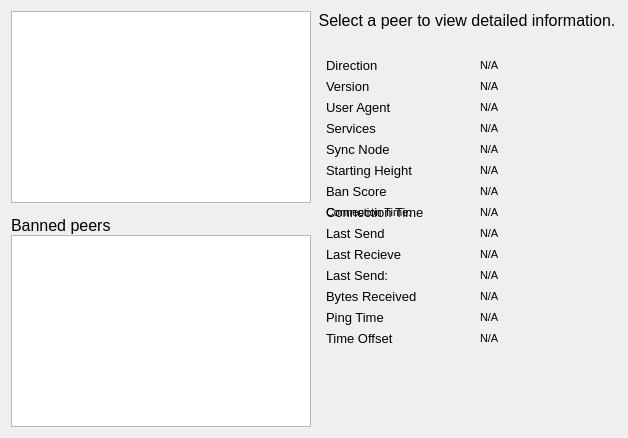
     <widget class="QWidget" name="tab_peers">
      <attribute name="title">
       <string>&amp;Peers</string>
      </attribute>
      <layout class="QGridLayout" name="gridLayout_2">
       <item row="0" column="0" rowspan="2">
        <layout class="QVBoxLayout" name="verticalLayout_101">
         <property name="spacing">
          <number>0</number>
         </property>
         <item>
          <widget class="QTableView" name="peerWidget">
           <property name="font">
            <font>
             <pointsize>10</pointsize>
            </font>
           </property>
           <property name="horizontalScrollBarPolicy">
            <enum>Qt::ScrollBarAsNeeded</enum>
           </property>
           <property name="sortingEnabled">
            <bool>true</bool>
           </property>
           <attribute name="horizontalHeaderHighlightSections">
            <bool>false</bool>
           </attribute>
          </widget>
         </item>
         <item>
          <widget class="QLabel" name="banHeading">
           <property name="sizePolicy">
            <sizepolicy hsizetype="Preferred" vsizetype="Minimum">
             <horstretch>0</horstretch>
             <verstretch>0</verstretch>
            </sizepolicy>
           </property>
           <property name="minimumSize">
            <size>
             <width>300</width>
             <height>32</height>
            </size>
           </property>
           <property name="maximumSize">
            <size>
             <width>16777215</width>
             <height>32</height>
            </size>
           </property>
           <property name="font">
            <font>
             <pointsize>12</pointsize>
            </font>
           </property>
           <property name="cursor">
            <cursorShape>IBeamCursor</cursorShape>
           </property>
           <property name="text">
            <string>Banned peers</string>
           </property>
           <property name="alignment">
            <set>Qt::AlignBottom|Qt::AlignLeading|Qt::AlignLeft</set>
           </property>
           <property name="wordWrap">
            <bool>true</bool>
           </property>
           <property name="textInteractionFlags">
            <set>Qt::NoTextInteraction</set>
           </property>
          </widget>
         </item>
         <item>
          <widget class="QTableView" name="banlistWidget">
           <property name="sizePolicy">
            <sizepolicy hsizetype="Expanding" vsizetype="Expanding">
             <horstretch>0</horstretch>
             <verstretch>0</verstretch>
            </sizepolicy>
           </property>
           <property name="font">
            <font>
             <pointsize>10</pointsize>
            </font>
           </property>
           <property name="horizontalScrollBarPolicy">
            <enum>Qt::ScrollBarAsNeeded</enum>
           </property>
           <property name="sortingEnabled">
            <bool>true</bool>
           </property>
           <attribute name="horizontalHeaderHighlightSections">
            <bool>false</bool>
           </attribute>
          </widget>
         </item>
        </layout>
       </item>
       <item row="0" column="1">
        <widget class="QLabel" name="peerHeading">
         <property name="sizePolicy">
          <sizepolicy hsizetype="Preferred" vsizetype="Minimum">
           <horstretch>0</horstretch>
           <verstretch>0</verstretch>
          </sizepolicy>
         </property>
         <property name="minimumSize">
          <size>
           <width>300</width>
           <height>32</height>
          </size>
         </property>
         <property name="font">
          <font>
           <pointsize>12</pointsize>
          </font>
         </property>
         <property name="cursor">
          <cursorShape>IBeamCursor</cursorShape>
         </property>
         <property name="text">
          <string>Select a peer to view detailed information.</string>
         </property>
         <property name="alignment">
          <set>Qt::AlignHCenter|Qt::AlignTop</set>
         </property>
         <property name="wordWrap">
          <bool>true</bool>
         </property>
         <property name="textInteractionFlags">
          <set>Qt::LinksAccessibleByMouse|Qt::TextSelectableByKeyboard|Qt::TextSelectableByMouse</set>
         </property>
        </widget>
       </item>
       <item row="1" column="1">
        <widget class="QWidget" name="detailWidget" native="true">
         <property name="minimumSize">
          <size>
           <width>300</width>
           <height>0</height>
          </size>
         </property>
         <property name="font">
          <font>
           <pointsize>8</pointsize>
          </font>
         </property>
         <layout class="QGridLayout" name="gridLayout_3">
          <item row="0" column="0">
           <widget class="QLabel" name="label_23">
            <property name="font">
             <font>
              <pointsize>10</pointsize>
             </font>
            </property>
            <property name="text">
             <string>Direction</string>
            </property>
           </widget>
          </item>
          <item row="0" column="2">
           <widget class="QLabel" name="peerDirection">
            <property name="cursor">
             <cursorShape>IBeamCursor</cursorShape>
            </property>
            <property name="text">
             <string>N/A</string>
            </property>
            <property name="textFormat">
             <enum>Qt::PlainText</enum>
            </property>
            <property name="textInteractionFlags">
             <set>Qt::LinksAccessibleByMouse|Qt::TextSelectableByKeyboard|Qt::TextSelectableByMouse</set>
            </property>
           </widget>
          </item>
          <item row="1" column="0">
           <widget class="QLabel" name="label_21">
            <property name="font">
             <font>
              <pointsize>10</pointsize>
             </font>
            </property>
            <property name="text">
             <string>Version</string>
            </property>
           </widget>
          </item>
          <item row="2" column="0">
           <widget class="QLabel" name="label_28">
            <property name="font">
             <font>
              <pointsize>10</pointsize>
             </font>
            </property>
            <property name="cursor">
             <cursorShape>IBeamCursor</cursorShape>
            </property>
            <property name="text">
             <string>User Agent</string>
            </property>
            <property name="textFormat">
             <enum>Qt::PlainText</enum>
            </property>
            <property name="textInteractionFlags">
             <set>Qt::LinksAccessibleByMouse|Qt::TextSelectableByKeyboard|Qt::TextSelectableByMouse</set>
            </property>
           </widget>
          </item>
          <item row="2" column="2">
           <widget class="QLabel" name="peerSubversion">
            <property name="cursor">
             <cursorShape>IBeamCursor</cursorShape>
            </property>
            <property name="text">
             <string>N/A</string>
            </property>
            <property name="textFormat">
             <enum>Qt::PlainText</enum>
            </property>
            <property name="textInteractionFlags">
             <set>Qt::LinksAccessibleByMouse|Qt::TextSelectableByKeyboard|Qt::TextSelectableByMouse</set>
            </property>
           </widget>
          </item>
          <item row="3" column="0">
           <widget class="QLabel" name="label_4">
            <property name="font">
             <font>
              <pointsize>10</pointsize>
             </font>
            </property>
            <property name="text">
             <string>Services</string>
            </property>
           </widget>
          </item>
          <item row="3" column="2">
           <widget class="QLabel" name="peerServices">
            <property name="cursor">
             <cursorShape>IBeamCursor</cursorShape>
            </property>
            <property name="text">
             <string>N/A</string>
            </property>
            <property name="textFormat">
             <enum>Qt::PlainText</enum>
            </property>
            <property name="textInteractionFlags">
             <set>Qt::LinksAccessibleByMouse|Qt::TextSelectableByKeyboard|Qt::TextSelectableByMouse</set>
            </property>
           </widget>
          </item>
          <item row="8" column="0">
           <widget class="QLabel" name="label_22">
            <property name="text">
             <string>Connection Time:</string>
            </property>
           </widget>
          </item>
          <item row="4" column="0">
           <widget class="QLabel" name="label_25">
            <property name="font">
             <font>
              <pointsize>10</pointsize>
             </font>
            </property>
            <property name="text">
             <string>Sync Node</string>
            </property>
           </widget>
          </item>
          <item row="4" column="2">
           <widget class="QLabel" name="peerSyncNode">
            <property name="cursor">
             <cursorShape>IBeamCursor</cursorShape>
            </property>
            <property name="text">
             <string>N/A</string>
            </property>
            <property name="textFormat">
             <enum>Qt::PlainText</enum>
            </property>
            <property name="textInteractionFlags">
             <set>Qt::LinksAccessibleByMouse|Qt::TextSelectableByKeyboard|Qt::TextSelectableByMouse</set>
            </property>
           </widget>
          </item>
          <item row="5" column="0">
           <widget class="QLabel" name="label_29">
            <property name="font">
             <font>
              <pointsize>10</pointsize>
             </font>
            </property>
            <property name="text">
             <string>Starting Height</string>
            </property>
           </widget>
          </item>
          <item row="5" column="2">
           <widget class="QLabel" name="peerHeight">
            <property name="cursor">
             <cursorShape>IBeamCursor</cursorShape>
            </property>
            <property name="text">
             <string>N/A</string>
            </property>
            <property name="textFormat">
             <enum>Qt::PlainText</enum>
            </property>
            <property name="textInteractionFlags">
             <set>Qt::LinksAccessibleByMouse|Qt::TextSelectableByKeyboard|Qt::TextSelectableByMouse</set>
            </property>
           </widget>
          </item>
          <item row="7" column="0">
           <widget class="QLabel" name="label_24">
            <property name="font">
             <font>
              <pointsize>10</pointsize>
             </font>
            </property>
            <property name="text">
             <string>Ban Score</string>
            </property>
           </widget>
          </item>
          <item row="7" column="2">
           <widget class="QLabel" name="peerBanScore">
            <property name="cursor">
             <cursorShape>IBeamCursor</cursorShape>
            </property>
            <property name="text">
             <string>N/A</string>
            </property>
            <property name="textFormat">
             <enum>Qt::PlainText</enum>
            </property>
            <property name="textInteractionFlags">
             <set>Qt::LinksAccessibleByMouse|Qt::TextSelectableByKeyboard|Qt::TextSelectableByMouse</set>
            </property>
           </widget>
          </item>
          <item row="8" column="0">
           <widget class="QLabel" name="label_22">
            <property name="font">
             <font>
              <pointsize>10</pointsize>
             </font>
            </property>
            <property name="text">
             <string>Connection Time</string>
            </property>
           </widget>
          </item>
          <item row="8" column="2">
           <widget class="QLabel" name="peerConnTime">
            <property name="cursor">
             <cursorShape>IBeamCursor</cursorShape>
            </property>
            <property name="text">
             <string>N/A</string>
            </property>
            <property name="textFormat">
             <enum>Qt::PlainText</enum>
            </property>
            <property name="textInteractionFlags">
             <set>Qt::LinksAccessibleByMouse|Qt::TextSelectableByKeyboard|Qt::TextSelectableByMouse</set>
            </property>
           </widget>
          </item>
          <item row="9" column="0">
           <widget class="QLabel" name="label_15">
            <property name="font">
             <font>
              <pointsize>10</pointsize>
             </font>
            </property>
            <property name="text">
             <string>Last Send</string>
            </property>
           </widget>
          </item>
          <item row="9" column="2">
           <widget class="QLabel" name="peerLastSend">
            <property name="cursor">
             <cursorShape>IBeamCursor</cursorShape>
            </property>
            <property name="text">
             <string>N/A</string>
            </property>
            <property name="textFormat">
             <enum>Qt::PlainText</enum>
            </property>
            <property name="textInteractionFlags">
             <set>Qt::LinksAccessibleByMouse|Qt::TextSelectableByKeyboard|Qt::TextSelectableByMouse</set>
            </property>
           </widget>
          </item>
          <item row="10" column="0">
           <widget class="QLabel" name="label_19">
            <property name="font">
             <font>
              <pointsize>10</pointsize>
             </font>
            </property>
            <property name="text">
             <string>Last Recieve</string>
            </property>
           </widget>
          </item>
          <item row="10" column="2">
           <widget class="QLabel" name="peerLastRecv">
            <property name="cursor">
             <cursorShape>IBeamCursor</cursorShape>
            </property>
            <property name="text">
             <string>N/A</string>
            </property>
            <property name="textFormat">
             <enum>Qt::PlainText</enum>
            </property>
            <property name="textInteractionFlags">
             <set>Qt::LinksAccessibleByMouse|Qt::TextSelectableByKeyboard|Qt::TextSelectableByMouse</set>
            </property>
           </widget>
          </item>
          <item row="11" column="0">
           <widget class="QLabel" name="label_18">
            <property name="font">
             <font>
              <pointsize>10</pointsize>
             </font>
            </property>
            <property name="text">
             <string>Last Send:</string>
            </property>
           </widget>
          </item>
          <item row="11" column="2">
           <widget class="QLabel" name="peerBytesSent">
            <property name="cursor">
             <cursorShape>IBeamCursor</cursorShape>
            </property>
            <property name="text">
             <string>N/A</string>
            </property>
            <property name="textFormat">
             <enum>Qt::PlainText</enum>
            </property>
            <property name="textInteractionFlags">
             <set>Qt::LinksAccessibleByMouse|Qt::TextSelectableByKeyboard|Qt::TextSelectableByMouse</set>
            </property>
           </widget>
          </item>
          <item row="12" column="0">
           <widget class="QLabel" name="label_20">
            <property name="font">
             <font>
              <pointsize>10</pointsize>
             </font>
            </property>
            <property name="text">
             <string>Bytes Received</string>
            </property>
           </widget>
          </item>
          <item row="12" column="2">
           <widget class="QLabel" name="peerBytesRecv">
            <property name="cursor">
             <cursorShape>IBeamCursor</cursorShape>
            </property>
            <property name="text">
             <string>N/A</string>
            </property>
            <property name="textFormat">
             <enum>Qt::PlainText</enum>
            </property>
            <property name="textInteractionFlags">
             <set>Qt::LinksAccessibleByMouse|Qt::TextSelectableByKeyboard|Qt::TextSelectableByMouse</set>
            </property>
           </widget>
          </item>
          <item row="13" column="0">
           <widget class="QLabel" name="label_26">
            <property name="font">
             <font>
              <pointsize>10</pointsize>
             </font>
            </property>
            <property name="text">
             <string>Ping Time</string>
            </property>
           </widget>
          </item>
          <item row="13" column="2">
           <widget class="QLabel" name="peerPingTime">
            <property name="cursor">
             <cursorShape>IBeamCursor</cursorShape>
            </property>
            <property name="text">
             <string>N/A</string>
            </property>
            <property name="textFormat">
             <enum>Qt::PlainText</enum>
            </property>
            <property name="textInteractionFlags">
             <set>Qt::LinksAccessibleByMouse|Qt::TextSelectableByKeyboard|Qt::TextSelectableByMouse</set>
            </property>
           </widget>
          </item>
          <item row="14" column="0">
           <widget class="QLabel" name="label_timeoffset">
            <property name="font">
             <font>
              <pointsize>10</pointsize>
             </font>
            </property>
            <property name="text">
             <string>Time Offset</string>
            </property>
           </widget>
          </item>
          <item row="14" column="2">
           <widget class="QLabel" name="timeoffset">
            <property name="cursor">
             <cursorShape>IBeamCursor</cursorShape>
            </property>
            <property name="text">
             <string>N/A</string>
            </property>
            <property name="textFormat">
             <enum>Qt::PlainText</enum>
            </property>
            <property name="textInteractionFlags">
             <set>Qt::LinksAccessibleByMouse|Qt::TextSelectableByKeyboard|Qt::TextSelectableByMouse</set>
            </property>
           </widget>
          </item>
          <item row="15" column="1">
           <spacer name="verticalSpacer_3">
            <property name="orientation">
             <enum>Qt::Vertical</enum>
            </property>
            <property name="sizeHint" stdset="0">
             <size>
              <width>20</width>
              <height>40</height>
             </size>
            </property>
           </spacer>
          </item>
          <item row="1" column="2">
           <widget class="QLabel" name="peerVersion">
            <property name="text">
             <string>N/A</string>
            </property>
           </widget>
          </item>
         </layout>
        </widget>
       </item>
      </layout>
     </widget>
